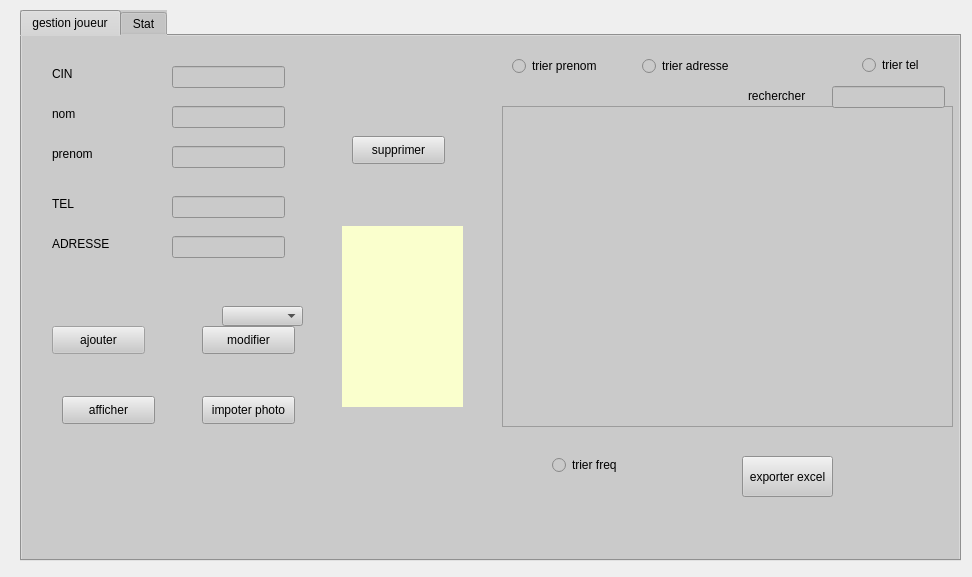
<?xml version="1.0" encoding="UTF-8"?>
<ui version="4.0">
 <class>client</class>
 <widget class="QDialog" name="client">
  <property name="geometry">
   <rect>
    <x>0</x>
    <y>0</y>
    <width>972</width>
    <height>577</height>
   </rect>
  </property>
  <property name="contextMenuPolicy">
   <enum>Qt::PreventContextMenu</enum>
  </property>
  <property name="windowTitle">
   <string>Dialog</string>
  </property>
  <property name="styleSheet">
   <string notr="true">selection-color: rgb(255, 255, 255);

selection-background-color: rgb(255, 255, 255);</string>
  </property>
  <widget class="QTabWidget" name="impression_badges">
   <property name="geometry">
    <rect>
     <x>20</x>
     <y>10</y>
     <width>941</width>
     <height>551</height>
    </rect>
   </property>
   <property name="styleSheet">
    <string notr="true">background-color: rgb(202, 202, 202);
</string>
   </property>
   <property name="currentIndex">
    <number>0</number>
   </property>
   <widget class="QWidget" name="tab">
    <attribute name="title">
     <string>gestion joueur</string>
    </attribute>
    <widget class="QLabel" name="label">
     <property name="geometry">
      <rect>
       <x>30</x>
       <y>30</y>
       <width>56</width>
       <height>16</height>
      </rect>
     </property>
     <property name="text">
      <string>CIN</string>
     </property>
    </widget>
    <widget class="QLabel" name="label_2">
     <property name="geometry">
      <rect>
       <x>30</x>
       <y>70</y>
       <width>56</width>
       <height>16</height>
      </rect>
     </property>
     <property name="text">
      <string>nom</string>
     </property>
    </widget>
    <widget class="QLineEdit" name="le_cin">
     <property name="geometry">
      <rect>
       <x>150</x>
       <y>30</y>
       <width>113</width>
       <height>22</height>
      </rect>
     </property>
    </widget>
    <widget class="QPushButton" name="pb_ajouter">
     <property name="geometry">
      <rect>
       <x>30</x>
       <y>290</y>
       <width>93</width>
       <height>28</height>
      </rect>
     </property>
     <property name="styleSheet">
      <string notr="true"/>
     </property>
     <property name="text">
      <string>ajouter</string>
     </property>
    </widget>
    <widget class="QPushButton" name="pb_modifier">
     <property name="geometry">
      <rect>
       <x>180</x>
       <y>290</y>
       <width>93</width>
       <height>28</height>
      </rect>
     </property>
     <property name="styleSheet">
      <string notr="true"/>
     </property>
     <property name="text">
      <string>modifier</string>
     </property>
    </widget>
    <widget class="QPushButton" name="pb_afficher">
     <property name="geometry">
      <rect>
       <x>40</x>
       <y>360</y>
       <width>93</width>
       <height>28</height>
      </rect>
     </property>
     <property name="text">
      <string>afficher</string>
     </property>
    </widget>
    <widget class="QLabel" name="label_3">
     <property name="geometry">
      <rect>
       <x>30</x>
       <y>110</y>
       <width>56</width>
       <height>16</height>
      </rect>
     </property>
     <property name="text">
      <string>prenom</string>
     </property>
    </widget>
    <widget class="QLabel" name="label_4">
     <property name="geometry">
      <rect>
       <x>30</x>
       <y>160</y>
       <width>121</width>
       <height>16</height>
      </rect>
     </property>
     <property name="text">
      <string>TEL</string>
     </property>
    </widget>
    <widget class="QLineEdit" name="le_nom">
     <property name="geometry">
      <rect>
       <x>150</x>
       <y>70</y>
       <width>113</width>
       <height>22</height>
      </rect>
     </property>
    </widget>
    <widget class="QLineEdit" name="le_prenom">
     <property name="geometry">
      <rect>
       <x>150</x>
       <y>110</y>
       <width>113</width>
       <height>22</height>
      </rect>
     </property>
    </widget>
    <widget class="QLineEdit" name="le_tel">
     <property name="geometry">
      <rect>
       <x>150</x>
       <y>160</y>
       <width>113</width>
       <height>22</height>
      </rect>
     </property>
    </widget>
    <widget class="QLabel" name="label_5">
     <property name="geometry">
      <rect>
       <x>30</x>
       <y>200</y>
       <width>61</width>
       <height>16</height>
      </rect>
     </property>
     <property name="text">
      <string>ADRESSE</string>
     </property>
    </widget>
    <widget class="QLineEdit" name="le_adresse">
     <property name="geometry">
      <rect>
       <x>150</x>
       <y>200</y>
       <width>113</width>
       <height>22</height>
      </rect>
     </property>
    </widget>
    <widget class="QPushButton" name="pb_importer">
     <property name="geometry">
      <rect>
       <x>180</x>
       <y>360</y>
       <width>93</width>
       <height>28</height>
      </rect>
     </property>
     <property name="text">
      <string>impoter photo</string>
     </property>
    </widget>
    <widget class="QLabel" name="label_8">
     <property name="geometry">
      <rect>
       <x>0</x>
       <y>-100</y>
       <width>941</width>
       <height>541</height>
      </rect>
     </property>
     <property name="styleSheet">
      <string notr="true">color: rgb(213, 255, 210);</string>
     </property>
     <property name="text">
      <string/>
     </property>
     <property name="pixmap">
      <pixmap>../bb.png</pixmap>
     </property>
     <property name="scaledContents">
      <bool>true</bool>
     </property>
    </widget>
    <widget class="QTableView" name="tab_client">
     <property name="geometry">
      <rect>
       <x>480</x>
       <y>70</y>
       <width>451</width>
       <height>321</height>
      </rect>
     </property>
    </widget>
    <widget class="QPushButton" name="export_pdf">
     <property name="geometry">
      <rect>
       <x>720</x>
       <y>420</y>
       <width>91</width>
       <height>41</height>
      </rect>
     </property>
     <property name="text">
      <string>exporter excel</string>
     </property>
    </widget>
    <widget class="QComboBox" name="comboBox_2">
     <property name="geometry">
      <rect>
       <x>200</x>
       <y>270</y>
       <width>81</width>
       <height>20</height>
      </rect>
     </property>
    </widget>
    <widget class="QPushButton" name="pb_supprimer">
     <property name="geometry">
      <rect>
       <x>330</x>
       <y>100</y>
       <width>93</width>
       <height>28</height>
      </rect>
     </property>
     <property name="text">
      <string>supprimer</string>
     </property>
    </widget>
    <widget class="QRadioButton" name="trier_prenom">
     <property name="geometry">
      <rect>
       <x>490</x>
       <y>20</y>
       <width>101</width>
       <height>20</height>
      </rect>
     </property>
     <property name="text">
      <string>trier prenom</string>
     </property>
    </widget>
    <widget class="QRadioButton" name="trier_annees">
     <property name="geometry">
      <rect>
       <x>620</x>
       <y>20</y>
       <width>161</width>
       <height>20</height>
      </rect>
     </property>
     <property name="text">
      <string>trier adresse</string>
     </property>
    </widget>
    <widget class="QLineEdit" name="lineEdit_3">
     <property name="geometry">
      <rect>
       <x>810</x>
       <y>50</y>
       <width>113</width>
       <height>22</height>
      </rect>
     </property>
     <property name="text">
      <string/>
     </property>
    </widget>
    <widget class="QLabel" name="label_9">
     <property name="geometry">
      <rect>
       <x>320</x>
       <y>190</y>
       <width>121</width>
       <height>181</height>
      </rect>
     </property>
     <property name="styleSheet">
      <string notr="true">background-color: rgb(250, 255, 205);</string>
     </property>
     <property name="text">
      <string/>
     </property>
    </widget>
    <widget class="QLabel" name="label_6">
     <property name="geometry">
      <rect>
       <x>726</x>
       <y>50</y>
       <width>61</width>
       <height>20</height>
      </rect>
     </property>
     <property name="text">
      <string>rechercher :</string>
     </property>
    </widget>
    <widget class="QRadioButton" name="tri_tel">
     <property name="geometry">
      <rect>
       <x>840</x>
       <y>20</y>
       <width>83</width>
       <height>18</height>
      </rect>
     </property>
     <property name="text">
      <string>trier tel</string>
     </property>
    </widget>
    <widget class="QRadioButton" name="tri_freq">
     <property name="geometry">
      <rect>
       <x>530</x>
       <y>420</y>
       <width>83</width>
       <height>18</height>
      </rect>
     </property>
     <property name="text">
      <string>trier freq</string>
     </property>
    </widget>
    <zorder>label_8</zorder>
    <zorder>label</zorder>
    <zorder>label_2</zorder>
    <zorder>le_cin</zorder>
    <zorder>pb_ajouter</zorder>
    <zorder>pb_modifier</zorder>
    <zorder>pb_afficher</zorder>
    <zorder>label_3</zorder>
    <zorder>label_4</zorder>
    <zorder>le_nom</zorder>
    <zorder>le_prenom</zorder>
    <zorder>le_tel</zorder>
    <zorder>label_5</zorder>
    <zorder>le_adresse</zorder>
    <zorder>pb_importer</zorder>
    <zorder>tab_client</zorder>
    <zorder>export_pdf</zorder>
    <zorder>comboBox_2</zorder>
    <zorder>pb_supprimer</zorder>
    <zorder>trier_prenom</zorder>
    <zorder>trier_annees</zorder>
    <zorder>lineEdit_3</zorder>
    <zorder>label_9</zorder>
    <zorder>label_6</zorder>
    <zorder>tri_tel</zorder>
    <zorder>tri_freq</zorder>
   </widget>
   <widget class="QWidget" name="tab_2">
    <attribute name="title">
     <string>Stat</string>
    </attribute>
    <widget class="QLabel" name="label_stat">
     <property name="geometry">
      <rect>
       <x>60</x>
       <y>50</y>
       <width>721</width>
       <height>451</height>
      </rect>
     </property>
     <property name="text">
      <string/>
     </property>
    </widget>
    <widget class="QPushButton" name="pushButton_stat">
     <property name="geometry">
      <rect>
       <x>810</x>
       <y>90</y>
       <width>75</width>
       <height>23</height>
      </rect>
     </property>
     <property name="text">
      <string>Statestique</string>
     </property>
    </widget>
   </widget>
  </widget>
 </widget>
 <resources/>
 <connections/>
</ui>
